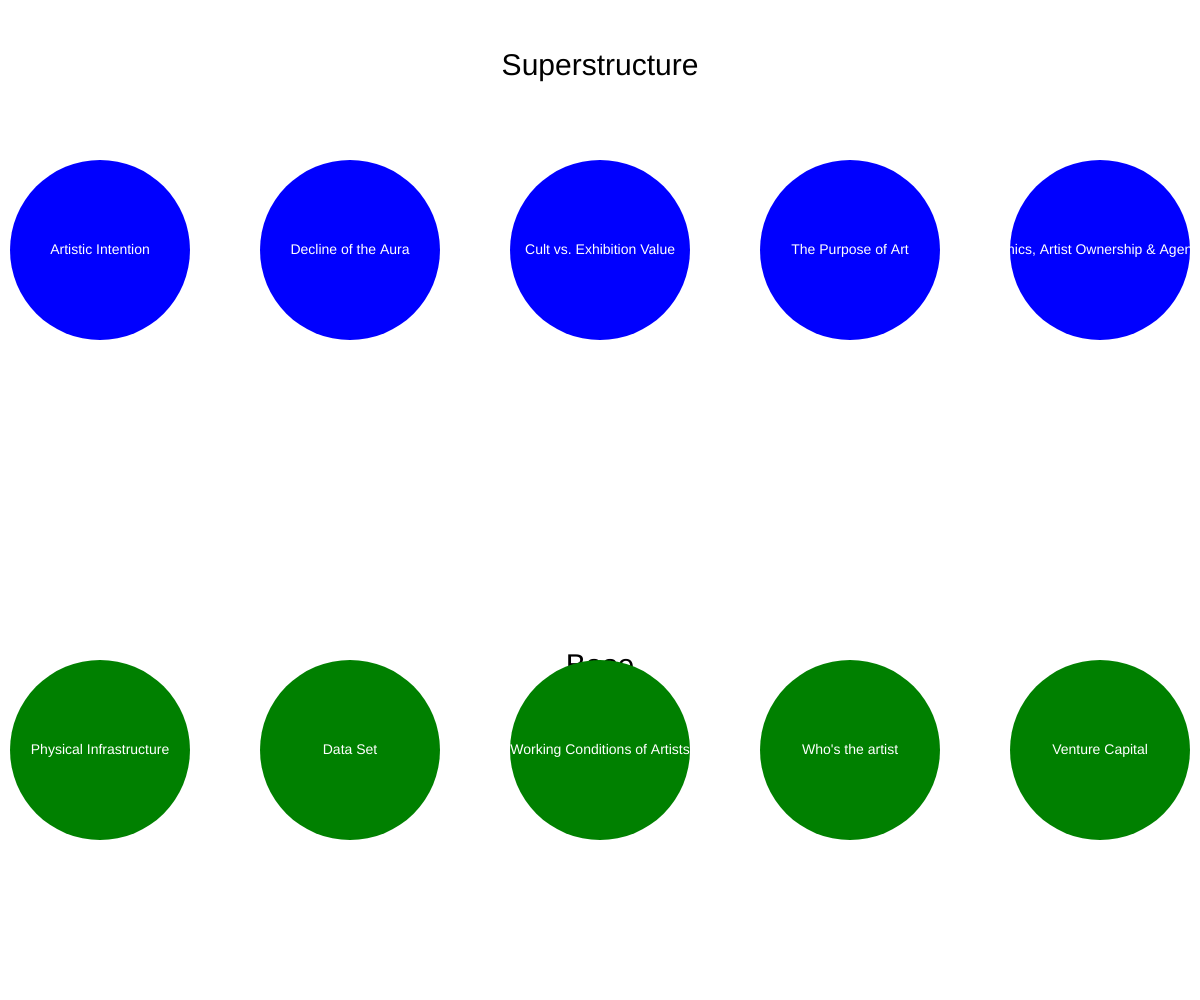
Frame 1 (no input)
Frame 60 (no input): identical to frame 1, image omitted
Frame 120 (the mouse pressed at the canvas centre since frame 60): identical to frame 1, image omitted

The p5.js sketch that drew this single still picture (run headless with seeded random() and noise() and a simulated clock; from frame 60 on, the mouse is pressed at the canvas centre):

// p5.js sketch
// ── sketch.js
let circles = [];
let windows = [];
let superstructureTitle;
let baseTitle;

function setup() {
  createCanvas(windowWidth, windowHeight);

  superstructureTitle = new Title(width / 2, windowHeight / 15, "Superstructure");
  baseTitle = new Title(width / 2, 10* windowHeight /15, "Base");

  // Create superstructure circles
  for (let i = 0; i < 5; i++) {
    let x = map(i, 0, 4, 100, width - 100);
    let y = windowHeight / 4;
    circles.push(new Circle(x, y, 90, 'superstructure', `Super ${i + 1}`));
  }

  // Create base circles
  for (let i = 0; i < 5; i++) {
    let x = map(i, 0, 4, 100, width - 100);
    let y = 3 * windowHeight / 4;
    circles.push(new Circle(x, y, 90, 'base', `Base ${i + 1}`));
  }


  circles[0].changeLabel('Artistic Intention');
  circles[1].changeLabel('Decline of the Aura');
  circles[2].changeLabel('Cult vs. Exhibition Value');
  circles[3].changeLabel('The Purpose of Art');
  circles[4].changeLabel('Ethics, Artist Ownership & Agency');
  circles[5].changeLabel('Physical Infrastructure');
  circles[6].changeLabel('Data Set');
  circles[7].changeLabel('Working Conditions of Artists');
  circles[8].changeLabel('Who\'s the artist');
  circles[9].changeLabel('Venture Capital');

}

function draw() {
  background(255);

  superstructureTitle.display();
  baseTitle.display();

  for (let circle of circles) {
    circle.display();
  }

  for (let window of windows) {
    window.display();
  }
}

function mouseClicked() {
  for (let circle of circles) {
    if (circle.contains(mouseX, mouseY)) {
      windows.push(new Window(circle));
      redraw(); // Redraw the canvas after interaction
      break;
    }
  }
}

class Circle {
  constructor(x, y, r, group, label) {
    this.x = x;
    this.y = y;
    this.r = r;
    this.group = group;
    this.label = label;
  }

  contains(x, y) {
    let d = dist(x, y, this.x, this.y);
    return d < this.r;
  }

  display() {
    noStroke();
    fill(this.group === 'superstructure' ? 'blue' : 'green');
    ellipse(this.x, this.y, this.r * 2);
    fill(255);
    textSize(14);
    textAlign(CENTER, CENTER);
    text(this.label, this.x, this.y);
  }

  changeLabel(newLabel) {
    this.label = newLabel;
  }
}

class Window {
  constructor(circle) {
    this.circle = circle;
    this.showCloseButton = true;
  }

  display() {
    let centerX = width / 2;
    let centerY = height / 2;

    fill(220);
    rect(centerX - 600, centerY - 300, 1200, 600); // Adjust the window size and position
    fill(0);
    textSize(20);
    textAlign(CENTER, CENTER);
    text(`${this.circle.label}`, centerX, centerY - 220);

    if (this.showCloseButton) {
      this.displayCloseButton(30, 30); // Position close button at top left corner
    }
  }

  displayCloseButton(x, y) {
    fill(150);
    rect(x, y, 60, 30);
    fill(0);
    textSize(16);
    textAlign(CENTER, CENTER);
    text('Close', x + 30, y + 15);
  }

  closeWindow() {
    this.showCloseButton = false;
  }
}

class Title {
  constructor(x, y, text) {
    this.x = x;
    this.y = y;
    this.text = text;
  }

  display() {
    fill(0);
    textSize(30);
    textAlign(CENTER, CENTER);
    text(this.text, this.x, this.y);
  }
}

function mousePressed() {
  for (let window of windows) {
    if (window.showCloseButton && mouseX >= 30 && mouseX <= 90 &&
        mouseY >= 30 && mouseY <= 60) {
      windows.pop();
      redraw(); // Redraw the canvas after closing
      break;
    }
  }
}
